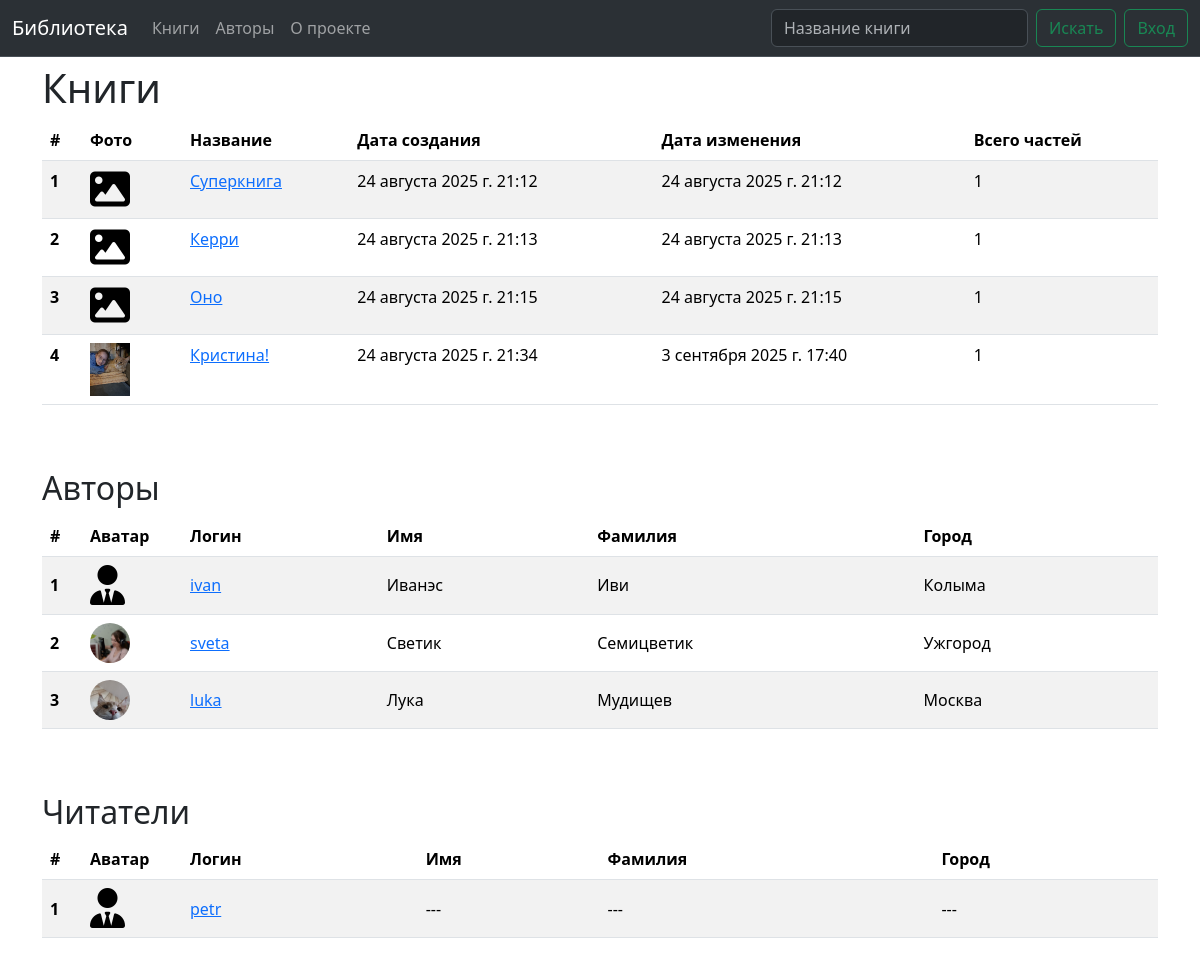
Before: / with the older database file.
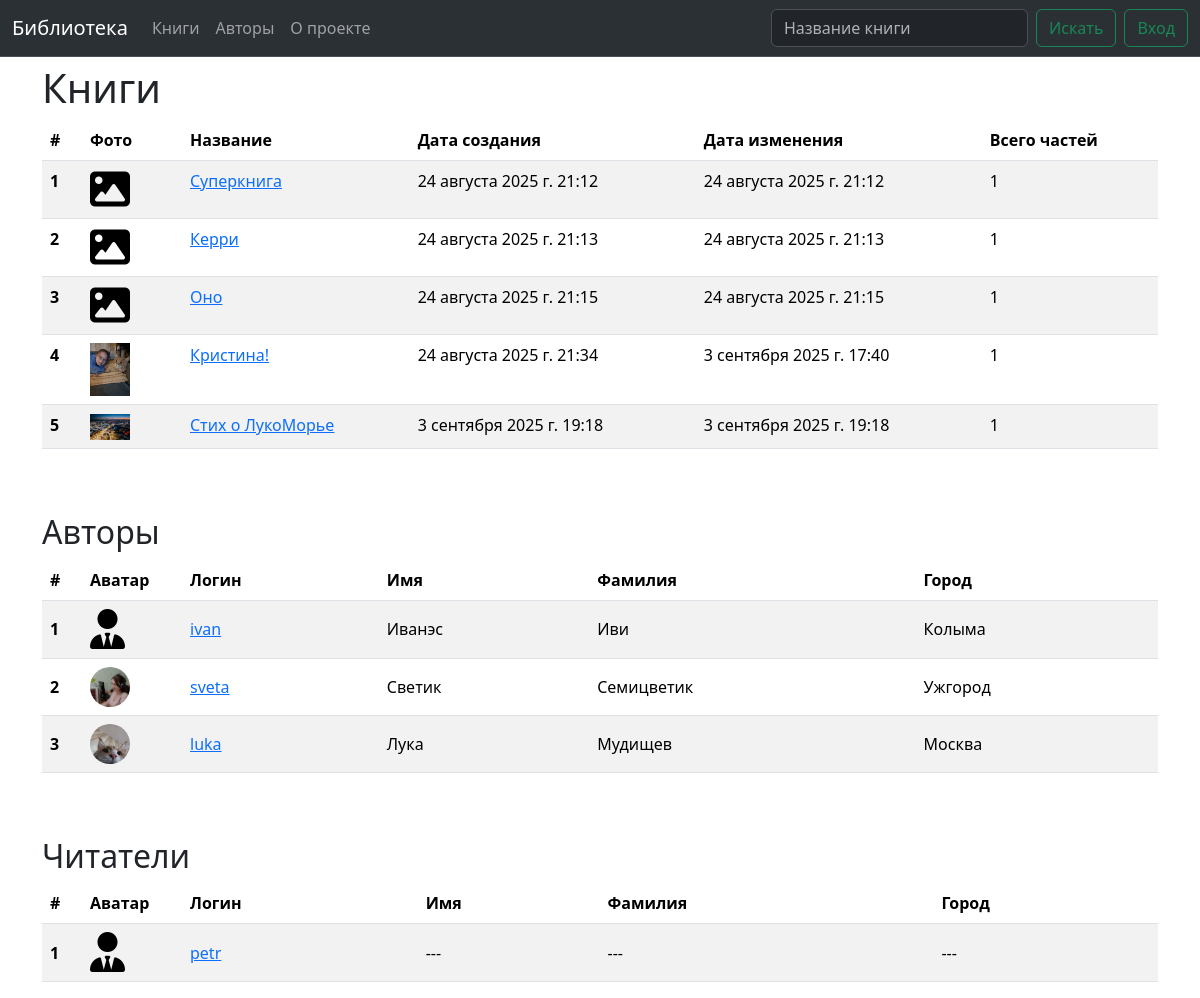
After: the same page with the newer database file.
### library/models.py (models this page shows, shortened)
class Book(models.Model):
    title = models.CharField(max_length=250, unique=True)
    author = models.ForeignKey(User, on_delete=models.DO_NOTHING)
    description = HTMLField(null=True, blank=True)
    image = models.ImageField(null=True, blank=True, upload_to='books/')
    parts_num = models.PositiveIntegerField(default=0)
    created_at = models.DateTimeField(auto_now_add=True)
    updated_at = models.DateTimeField(auto_now=True)

### users/models.py (models this page shows, shortened)
class Profile(models.Model):
    user = models.OneToOneField(User, on_delete=models.CASCADE)
    city = models.CharField(max_length=100, null=True, blank=True)
    about = HTMLField(null=True, blank=True)
    avatar = models.ImageField(null=True, blank=True, upload_to='users/')
    isAuthor = models.BooleanField(default=False)

### library/views.py (the view)
# urls.py: path('', Index.as_view(), name='home'),
class Index(View):
    def get(self, req):
        books = Book.objects.all()
        authors = Profile.objects.filter(isAuthor=True)
        users = Profile.objects.filter(isAuthor=False)
        return render(req, 'library/home.html', {'books': books, 'authors': authors, 'users': users})

### library/context_processors.py (called while the page is built)
def menu_data(request):
    return {
        'authors_count': Profile.objects.filter(isAuthor=True).count(),
        'friends_count': request.user.profile.friends.count() if request.user.is_authenticated and hasattr(request.user, 'profile') else 0,
        'requests_count': request.user.profile.friends_request_to_me.count() if request.user.is_authenticated and hasattr(request.user, 'profile') else 0,
        'books_count': Book.objects.all().count(),
    }

### library/templates/library/home.html (shortened to what the changed rows need)
{% load static %}
<!DOCTYPE html>
<html lang="ru">
<head>
    <link href="https://use.fontawesome.com/releases/v6.1.1/css/all.css" rel="stylesheet">
    <link href="https://cdn.jsdelivr.net/npm/bootstrap@5.3.7/dist/css/bootstrap.min.css" rel="stylesheet">
    <link href="{% static 'css/base.css' %}" rel="stylesheet">
</head>
<body>
    <div class="container">
        <div class="row">
            <div class="col pt-5 mt-3">
                <h1>Книги</h1>
            </div>
        </div>
        {% if books|length %}
            <div class="row">
                <div class="col">
                    <table class="table table-striped">
                      <thead>
                        <tr>
                          <th scope="col" style="width: 40px">#</th>
                          <th scope="col" style="width: 100px">Фото</th>
                          <th scope="col">Название</th>
                          <th scope="col">Дата создания</th>
                          <th scope="col">Дата изменения</th>
                          <th scope="col">Всего частей</th>
                        </tr>
                      </thead>
                      <tbody>
                      {% for i in books %}
                        <tr>
                          <th scope="row">{{ forloop.counter }}</th>
                          <td>
                              {% if i.image %}
                                  <img src="{{ i.image.url }}" alt="img" width="40">
                              {% else %}
                                <i class="fa-solid fa-image" style="font-size: 40px"></i>
                              {% endif %}
                          </td>
                          <td>
                            <a href="{% url 'library:book_details' i.pk %}">{{ i.title }}</a>
                          </td>
                          <td>{{ i.created_at }}</td>
                          <td>{{ i.updated_at }}</td>
                          <td>{{ i.parts_num }}</td>
                        </tr>
                      {% endfor %}
                      </tbody>
                    </table>
                </div>
            </div>
        {% endif %}
        {% if authors|length %}
            <div class="row">
                <div class="col">
                    <h2 class="mt-5">Авторы</h2>
                    <table class="table table-striped">
                      <thead>
                        <tr>
                          <th scope="col" style="width: 40px">#</th>
                          <th scope="col" style="width: 100px">Аватар</th>
                          <th scope="col">Логин</th>
                          <th scope="col">Имя</th>
                          <th scope="col">Фамилия</th>
                          <th scope="col">Город</th>
                        </tr>
                      </thead>
                      <tbody>
                      {% for i in authors %}
                        <tr>
                          <th scope="row" style="vertical-align: middle">{{ forloop.counter }}</th>
                          <td class="avatar">
                              {% if i.avatar %}
                              <div class="img-avatar">
                                <img src="{{ i.avatar.url }}" alt="img" class="avatar-img" width="40">
                              </div>
                              {% else %}
                                <i class="fa-solid fa-user-tie" style="font-size: 40px"></i>
                              {% endif %}
                          </td>
                            {% if i.pk == user.profile.pk %}
                            <td style="vertical-align: middle">{{ i.user.username }}</td>
                            {% else %}
                            <td style="vertical-align: middle"><a href="{% url 'library:author' i.pk %}">{{ i.user.username }}</a></td>
                            {% endif %}
                          <td style="vertical-align: middle">{{ i.user.first_name|default:"---" }}</td>
                          <td style="vertical-align: middle">{{ i.user.last_name|default:"---" }}</td>
                          <td style="vertical-align: middle">{{ i.city|default:"---" }}</td>
                        </tr>
                      {% endfor %}
                      </tbody>
                    </table>
                </div>
            </div>
        {% endif %}
        {% if users|length %}
            <div class="row">
                <div class="col">
                    <h2 class="mt-5">Читатели</h2>
                    <table class="table table-striped">
                      <thead>
                        <tr>
                          <th scope="col" style="width: 40px">#</th>
                          <th scope="col" style="width: 100px">Аватар</th>
                          <th scope="col">Логин</th>
                          <th scope="col">Имя</th>
                          <th scope="col">Фамилия</th>
                          <th scope="col">Город</th>
                        </tr>
                      </thead>
                      <tbody>
                      {% for i in users %}
                        <tr>
                          <th scope="row" style="vertical-align: middle">{{ forloop.counter }}</th>
                          <td class="avatar">
                              {% if i.avatar %}
                              <div class="img-avatar">
                                <img src="{{ i.avatar.url }}" alt="img" class="avatar-img" width="40">
                              </div>
                              {% else %}
                                <i class="fa-solid fa-user-tie" style="font-size: 40px"></i>
                              {% endif %}
                          </td>
                            {% if i.pk == user.profile.pk %}
                            <td style="vertical-align: middle">{{ i.user.username }}</td>
                            {% else %}
                            <td style="vertical-align: middle"><a href="{% url 'library:author' i.pk %}">{{ i.user.username }}</a></td>
                            {% endif %}
                          <td style="vertical-align: middle">{{ i.user.first_name|default:"---" }}</td>
                          <td style="vertical-align: middle">{{ i.user.last_name|default:"---" }}</td>
                          <td style="vertical-align: middle">{{ i.city|default:"---" }}</td>
                        </tr>
                      {% endfor %}
                      </tbody>
                    </table>
                </div>
            </div>
        {% endif %}
    </div>
</body>
</html>

Changed rows visible on the page:
added Book: image (picture), title "Стих о ЛукоМорье", created_at "3 сентября 2025 г. 19:18", updated_at "3 сентября 2025 г. 19:18", parts_num "1"
